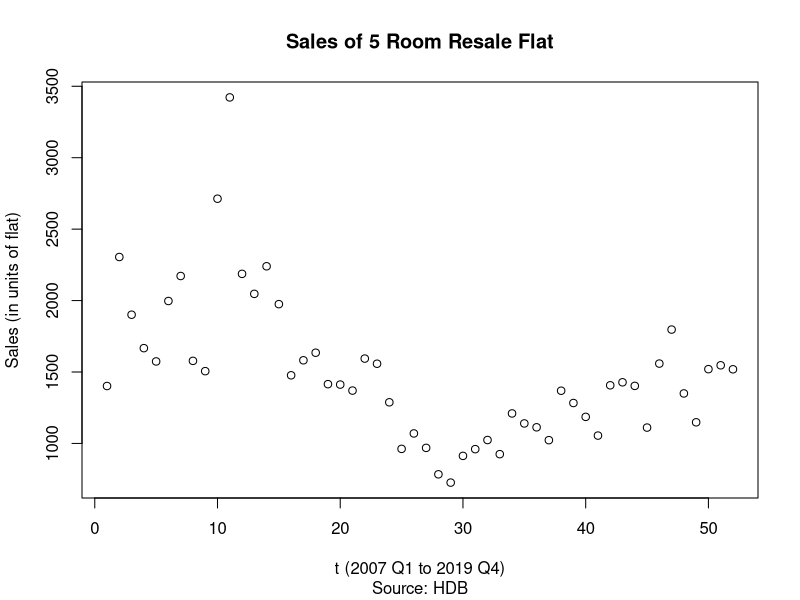

Reproduce this figure in R. (Note: this script raises an error after producing the figure.)
# ========================================================================================================
# Purpose:      Single variate Adaptive Regression Splines demo.
# Author:       Neumann Chew
# DOC:          17-02-2020
# Topics:       MARS, Hinge Function, non-linear trend
# Data:         5 room flat resale applications.csv from Housing & Dev Board.
#=========================================================================================================

library(earth)   # MARS

setwd("~/Desktop/Y2S2/BC2407/S6 MARS")

data.sales <- read.csv("5 room flat resale applications.csv")

# Create an integer time step to rep time sequence
data.sales$t <- seq(1:nrow(data.sales))

plot(y=data.sales$Sales.5rm, x=data.sales$t,
     xlab = "t (2007 Q1 to 2019 Q4)",
     ylab = "Sales (in units of flat)",
     main = "Sales of 5 Room Resale Flat",
     sub = "Source: HDB")
  

m.sales.lin1 <- lm(Sales.5rm ~ t, data = data.sales)
rpart(m.sales.lin1)
printcp(m.sales.lin1)

summary(m.sales.lin1)

RMSE.sales.lin1 <- round(sqrt(mean(m.sales.lin1$residuals^2)))

# To consolidate and report RMSE for various models 
Model <- c("Linear Reg degree 1"); RMSE <- RMSE.sales.lin1;


m.sales.lin2 <- lm(Sales.5rm ~ t + I(t^2), data = data.sales)

summary(m.sales.lin2)

RMSE.sales.lin2 <- round(sqrt(mean(m.sales.lin2$residuals^2)))

# To consolidate and report RMSE for various models 
Model <- c(Model, "Linear Reg degree 2"); RMSE <- c(RMSE, RMSE.sales.lin2);


m.sales.lin3 <- lm(Sales.5rm ~ t + I(t^2) + I(t^3), data = data.sales)

summary(m.sales.lin3)

RMSE.sales.lin3 <- round(sqrt(mean(m.sales.lin3$residuals^2)))

# To consolidate and report RMSE for various models 
Model <- c(Model, "Linear Reg degree 3"); RMSE <- c(RMSE, RMSE.sales.lin3);


# Plot the linear, quad and cubic curves on scatterplot.
abline(m.sales.lin1, col = "blue")
lines(x = data.sales$t, y=predict(m.sales.lin2), col='green')
lines(x = data.sales$t, y=predict(m.sales.lin3), col='orange')


# MARS Degree = 1
set.seed(2)
m.mars1 <- earth(Sales.5rm ~ t, degree = 1, data=data.sales, nfold = 10, ncross = 1, pmethod="cv")

summary(m.mars1)

m.mars1.yhat <- predict(m.mars1)
## Alternatively get yhat from m.mars1$fitted.values

RMSE.mars1 <- round(sqrt(mean((data.sales$Sales.5rm - m.mars1.yhat)^2)))
## Alternatively get RMSE from sqrt((m.mars1$rss)/nrow(data.sales))

# To consolidate and report RMSE for various models 
Model <- c(Model, "MARS degree 1"); RMSE <- c(RMSE, RMSE.mars1);

# Superimpose MARS prediction line on scatterplot
lines(x = data.sales$t, y=predict(m.mars1), col='red')


# MARS Degree = 2
m.mars2 <- earth(Sales.5rm ~ t, degree = 2, data=data.sales,nfold = 10, ncross = 1, pmethod="cv")
summary(m.mars2)
## No interaction effects as only one X variable.


# Consolidate RMSE results in a data frame table
RMSE.results <- data.frame(Model = Model, RMSE = RMSE)

# trace = 3 to view the MARS growing and pruning sequence


data1 <- read.csv("resale-flat-prices-2019.csv", stringsAsFactors = T)
library(tidyverse)
data1$remaining_lease_in_years = data1$lease_commence_date
data1$remaining_lease_in_years <- 99 - (2020 - as.numeric(substr(data1$lease_commence_date,1,2)))
data1$town <- relevel(factor(data1$town), ref = "YISHUN")
levels(data1$town) 

m.mars1 <- earth(resale_price ~ floor_area_sqm + remaining_lease_in_years + town + storey_range, degree = 1, data=data1)
m.mars1.yhat <- predict(m.mars1)
RMSE.mars1 <- round(sqrt(mean((data1$resale_price - m.mars1.yhat)^2)))

m.mars2 <- earth(resale_price ~ floor_area_sqm + remaining_lease_in_years + town + storey_range, degree = 2, data=data1)
m.mars2.yhat <- predict(m.mars2)
RMSE.mars2 <- round(sqrt(mean((data1$resale_price - m.mars2.yhat)^2)))

Model <- c("Linear Reg degree 1"); RMSE <- RMSE.mars1;
Model <- c(Model, "Linear Reg degree 2"); RMSE <- c(RMSE, RMSE.mars2);
RMSE
